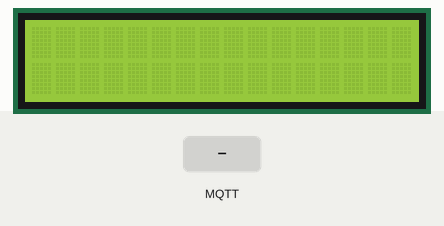
Simulated run of this sketch. Board: Arduino MKR. Parts: 16×2 character LCD. Inputs (shaded band) come from the test bench. WiFi joins after 1.5 s; servers stay silent unless stated; no MQTT or app messages arrive unless stated.

Above: at 7.8 s.
7.9 s: MQTT message "on" arrives on the first subscribed topic
At 7.91 s:
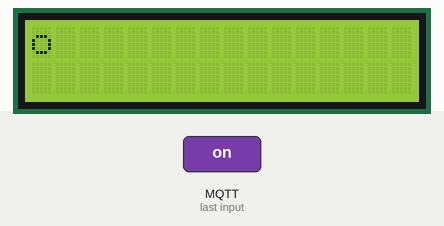
9.5 s: MQTT message "off" arrives on the first subscribed topic
At 9.61 s:
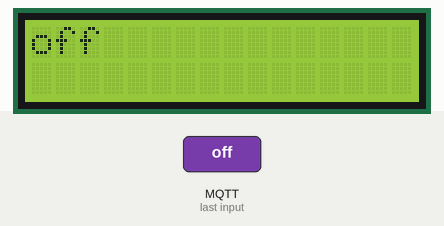
Timing chart, 0 to 12.5 s (numbered marks = the images above; inputs shaded):
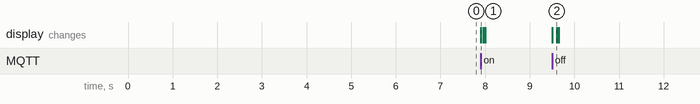

The sketch:

Arduino_output_node_code.ino
```cpp
#include <Wire.h>
#include <LiquidCrystal_I2C.h>          // library for LCD with I2C
#include <SPI.h>
#include <WiFiNINA.h>
#include <ArduinoMqttClient.h>


char ssid[] = "YASH";
char pass[] = "yash2345";

LiquidCrystal_I2C lcd(0x3F, 16, 2);     // Set the LCD address (0x27) and size of lcd (16 chars and 2 line display)

WiFiClient wifiClient;
MqttClient mqttClient(wifiClient);

const char broker[] = "192.168.181.180";
int        port     = 1883;
const char topic[]  = "HWE";
String result;
void setup()
{
  Serial.begin(9600);
  lcd.init();         // initialize the LCD
 lcd.backlight();
  WiFi.begin(ssid, pass);
  delay(5000);
  mqttClient.connect(broker, port);
  mqttClient.subscribe(topic);

}

void loop()
{

 mqttClient.poll();

   lcd.clear();                      // clear the LCD
  lcd.setCursor (0, 0);
  int messageSize = mqttClient.parseMessage();
  if (messageSize) {
  while (mqttClient.available()) {
  lcd.print((char) mqttClient.read());// print the message
 delay(50);
   }
  }
 }
```

Measured:
- after the input at 7.9 s, the display: changes at once (image 1)
- after the input at 9.5 s, the display: first changes at once (image 2 shows a later state)
